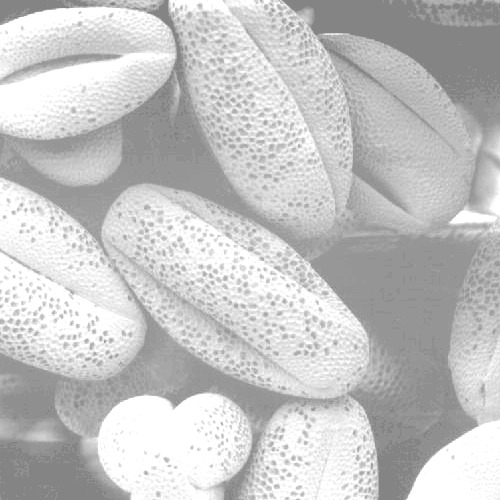
#> input picture images/fig2.tif, 500 x 500 px
$ jupyter execute histogram.ipynb
#> lines starting #> are read from the running program, lines starting #| are printed output that depends on the picture
[cell 1]
import cv2
import matplotlib.pyplot as plt
import numpy as np

[cell 2]
# histrogram
arr = np.array([[1,2,3],[3,4,2],[2,6,7]])
unique_pixel = [0,1,2,3,4,5,6,7]
freq = [0,1,3,2,1,0,1,1]

plt.bar(unique_pixel, freq)
plt.xlabel('intensities')
plt.ylabel('frequency')
plt.title('histogram of image')
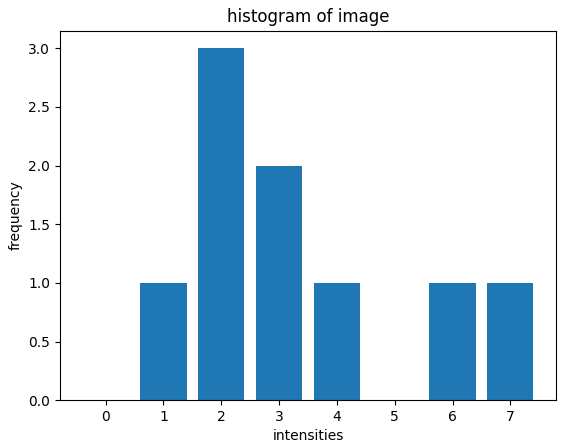
#> figure drawn by matplotlib, 1 panel; tallest bar 3 high, from x = 1.6 to 2.4

[cell 3]
# histogram of an image
img = cv2.imread('images/fig2.tif', 0)
#> img is the input picture: shape (500, 500); min 132, max 255, mean 196.4
img_flaten = img.flatten()
freq = np.zeros((256))

for i in img_flaten:
    freq[i] = freq[i] + 1
#> this loop made 250000 passes
#> i on passes 1 to 3: 132, 132, 132
#> after the loop, freq = 256 values, max 28659 at index 255, min 0 at index 0, mean 976.6

unique_pixel = np.arange(256)

plt.bar(unique_pixel, freq)
plt.xlabel('intensites')
plt.ylabel('frequency')
plt.title('image histogram')
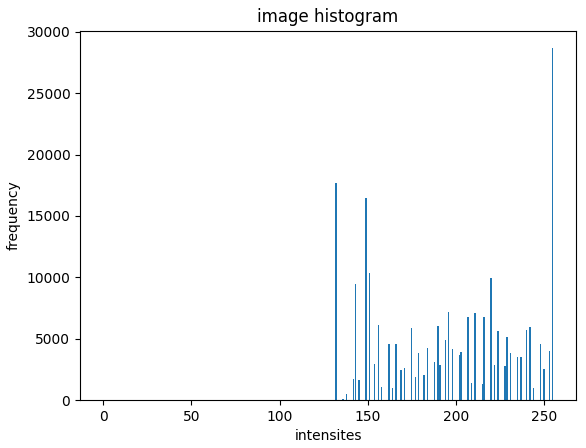
#> figure drawn by matplotlib, 1 panel; tallest bar 28659 high, from x = 254.6 to 255.4

[cell 4]
# histogram equalization
img = cv2.imread('images/fig2.tif', 0)

freq = np.zeros((256))
flt_img = img.flatten()

# histogram of image
for i in flt_img:
    freq[i] = freq[i] + 1

# histogram normalization

pdf = freq / len(flt_img)
#> pdf = 256 values, max 0.115 at index 255, min 0 at index 0, mean 0.00391

# comulative distribution function
cdf = np.zeros_like(pdf)
#> cdf = 256 values from 0 to 0

for i in range(len(pdf)):
    cdf[i] = sum(pdf[:i + 1])
#> after the loop, cdf = 256 values from 0 to 1

# to map old pixel replace by new pixel value
equ_img = np.zeros_like(img)

for i in range(img.shape[0]):
    for j in range(img.shape[1]):
        equ_img[i,j] = cdf[img[i,j]] * 255
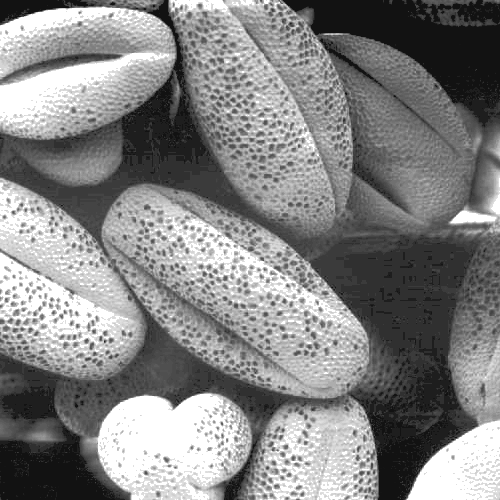
#> equ_img: shape (500, 500); min 18, max 255, mean 132.1

# histogram equalized
fig = plt.figure(figsize=(20,5))

plt.subplot(1,2,1)
plt.bar(np.arange(256),freq)
plt.xlabel('intensites')
plt.ylabel('frequency')
plt.title('histogram of original image')

plt.subplot(1,2,2)
plt.bar(np.round(cdf*255),freq)
plt.xlabel('intensities')
plt.ylabel('frequency')
plt.title("histogram equalized")
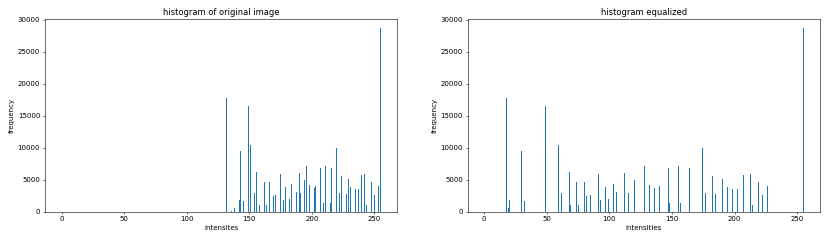
#> figure drawn by matplotlib, 2 panels; panel 1: tallest bar 28659 high, from x = 254.6 to 255.4; panel 2: tallest bar 28659 high, from x = 254.6 to 255.4

[cell 5]
# historgram equalization
img = cv2.imread('images/moon.jpeg')
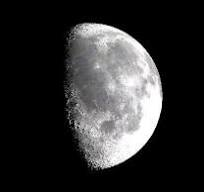
#> input picture images/moon.jpeg, 204 x 192 px
#> img is the input picture: shape (192, 204, 3); mean B, G, R 48.1, 47.9, 48.1

flat_img = img.flatten()
freq = np.zeros((256))

for i in flat_img:
    freq[i] = freq[i] + 1
#> after the loop, freq = 256 values, max 78025 at index 0, min 30 at index 57, mean 459

# normalize the histogram
pdf = freq / len(flat_img)
#> pdf = 256 values, max 0.664 at index 0, min 0.000255 at index 57, mean 0.00391

# cdf calculation
cdf = np.zeros_like(pdf)
#> cdf = 256 values from 0 to 0

for i in range(len(pdf)):
    cdf[i] = sum(pdf[:i + 1])
#> after the loop, cdf = 256 values from 0.664 to 1

#map old pixel with new one
equ_img = np.zeros_like(img)

for i in range(img.shape[0]):
    for j in range(img.shape[1]):
        equ_img[i,j] = cdf[img[i,j]] * 255
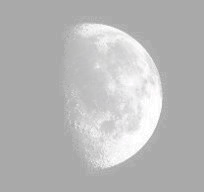
#> equ_img: shape (192, 204, 3); mean B, G, R 183.5, 183.4, 183.5

fig = plt.Figure(figsize=(8,10))

plt.subplot(2,2,1)
plt.imshow(img)
plt.axis('off')
plt.title('original image')

plt.subplot(2,2,2)
plt.imshow(equ_img)
plt.title('equalized image')
plt.axis('off')

fig1 = plt.figure(figsize=(20,5))

plt.subplot(1,2,1)
plt.bar(np.arange(256),freq)
plt.xlabel('intensites')
plt.ylabel('frequency')
plt.title('histogram of original image')

plt.subplot(1,2,2)
plt.bar(np.round(cdf*255),freq)
plt.xlabel('intensities')
plt.ylabel('frequency')
plt.title("histogram equalized")

#
#> figure, not shown here; B, G, R data is drawn as R, G, B
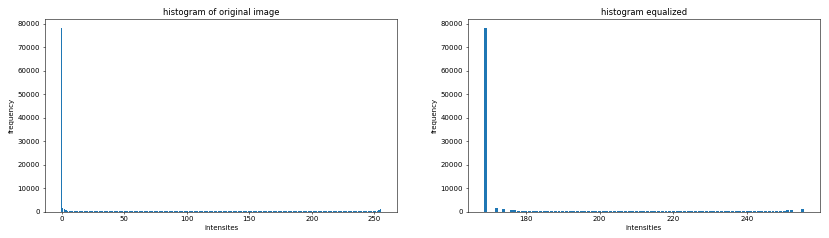
#> figure drawn by matplotlib, 2 panels; panel 1: tallest bar 78025 high, from x = -0.4 to 0.4; panel 2: tallest bar 78025 high, from x = 168.6 to 169.4
